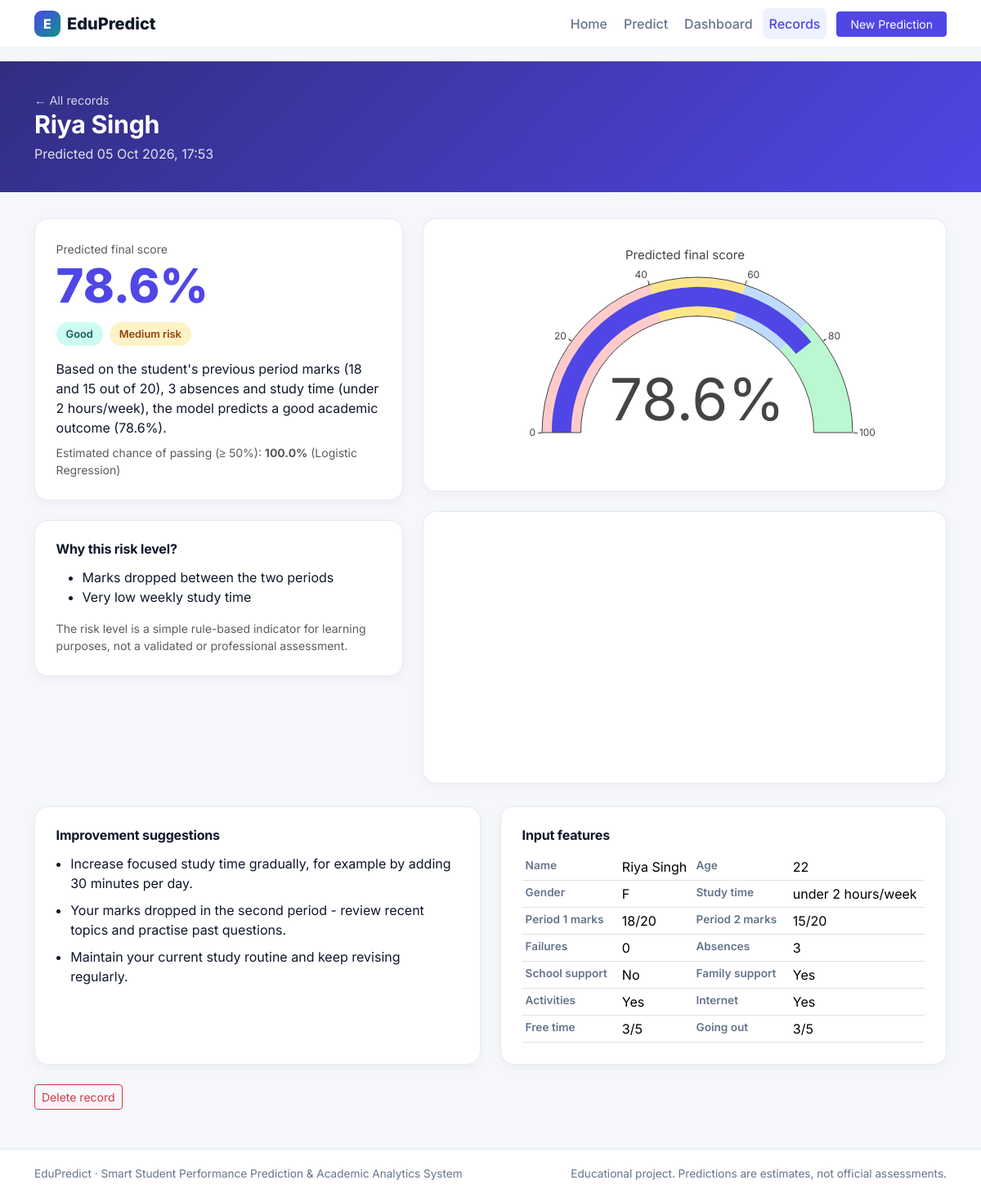
/students/2/, run on the app's committed database.
### predictor/models.py (models this page shows, shortened)
class PredictionRecord(models.Model):
    student_name = models.CharField(max_length=100)
    age = models.PositiveSmallIntegerField()
    sex = models.CharField(max_length=1)
    studytime = models.PositiveSmallIntegerField()
    failures = models.PositiveSmallIntegerField()
    absences = models.PositiveSmallIntegerField()
    g1 = models.PositiveSmallIntegerField()
    g2 = models.PositiveSmallIntegerField()
    schoolsup = models.CharField(max_length=3)
    famsup = models.CharField(max_length=3)
    activities = models.CharField(max_length=3)
    internet = models.CharField(max_length=3)
    freetime = models.PositiveSmallIntegerField()
    goout = models.PositiveSmallIntegerField()
    predicted_score = models.FloatField()                  # percentage
    category = models.CharField(max_length=30)
    risk_level = models.CharField(max_length=10)
    pass_probability = models.FloatField(null=True, blank=True)
    explanation = models.TextField(blank=True)
    created_at = models.DateTimeField(auto_now_add=True)
    class Meta:
        ordering = ["-created_at"]
    @property
    def inputs(self):
        return {f: getattr(self, f) for f in (
            "age", "sex", "studytime", "failures", "absences", "g1", "g2", "schoolsup",
            "famsup", "activities", "internet", "freetime", "goout")}

### predictor/views.py (the view)
# urls.py: path("students/<int:pk>/", views.student_detail, name="student_detail"),
def student_detail(request, pk):
    return render(request, "student_detail.html",
                  _detail_context(get_object_or_404(PredictionRecord, pk=pk)))

### ml/preprocessing.py (called while the page is built, shortened)
def load_and_clean(path=None):
    path = Path(path) if path else DATASET_PATH
    if not path.exists():
        raise DatasetError(f"Dataset file not found: {path}")

### predictor/analytics.py (called while the page is built)
def base_layout(title="", **extra):
    layout = {"title": {"text": title, "font": {"size": 15}},
              "margin": {"l": 45, "r": 15, "t": 45, "b": 45},
              "paper_bgcolor": "rgba(0,0,0,0)", "plot_bgcolor": "rgba(0,0,0,0)",
              "font": {"family": "Inter, sans-serif", "size": 12}}
    layout.update(extra)
    return layout

@lru_cache(maxsize=1)
def _dataset():
    return load_and_clean()

def class_average():
    df = _dataset()
    return {"g1": round(float(df["G1"].mean()) * 5, 1),
            "g2": round(float(df["G2"].mean()) * 5, 1),
            "g3": round(float(df[TARGET].mean()) * 5, 1)}

### templates/student_detail.html (shortened to what this page needs)
{% extends 'base.html' %}
{% block content %}
<section class="page-head"><div class="container">
  <a href="{% url 'students' %}" class="back-link">← All records</a>
  <h1>{{ record.student_name }}</h1><p>Predicted {{ record.created_at|date:"d M Y, H:i" }}</p>
</div></section>
<div class="container pb-5">
  {% include 'partials/detail_body.html' %}
  <form method="post" action="{% url 'student_delete' record.pk %}" class="mt-4" onsubmit="return confirm('Delete this record?');">
    {% csrf_token %}<button class="btn btn-outline-danger btn-sm">Delete record</button>
  </form>
</div>
{% endblock %}

### templates/base.html (shortened to what this page needs)
{% load static %}<!DOCTYPE html>
<html lang="en">
<head>
  <link href="https://cdn.jsdelivr.net/npm/bootstrap@5.3.3/dist/css/bootstrap.min.css" rel="stylesheet">
  <link href="{% static 'css/style.css' %}" rel="stylesheet">
</head>
<body>
<nav class="navbar navbar-expand-lg app-nav sticky-top">
  <div class="container">
    <a class="navbar-brand" href="{% url 'home' %}"><span class="brand-dot">E</span> EduPredict</a>
    <div class="collapse navbar-collapse" id="nav">
      <ul class="navbar-nav ms-auto align-items-lg-center gap-lg-1">
        <li class="nav-item"><a class="nav-link {% if request.resolver_match.url_name == 'home' %}active{% endif %}" href="{% url 'home' %}">Home</a></li>
        <li class="nav-item"><a class="nav-link {% if request.resolver_match.url_name == 'predict' %}active{% endif %}" href="{% url 'predict' %}">Predict</a></li>
        <li class="nav-item"><a class="nav-link {% if request.resolver_match.url_name == 'dashboard' %}active{% endif %}" href="{% url 'dashboard' %}">Dashboard</a></li>
        <li class="nav-item"><a class="nav-link {% if request.resolver_match.url_name == 'students' or request.resolver_match.url_name == 'student_detail' %}active{% endif %}" href="{% url 'students' %}">Records</a></li>
        <li class="nav-item ms-lg-2"><a class="btn btn-primary btn-sm px-3" href="{% url 'predict' %}">New Prediction</a></li>
      </ul>
    </div>
  </div>
</nav>
<main>
  {% block content %}{% endblock %}
</main>
<footer class="app-footer">
  <div class="container d-flex flex-column flex-md-row justify-content-between gap-2">
    <span>EduPredict · Smart Student Performance Prediction &amp; Academic Analytics System</span>
    <span>Educational project. Predictions are estimates, not official assessments.</span>
  </div>
</footer>
</body>
</html>

### templates/partials/detail_body.html (shortened to what this page needs)
<div class="row g-4">
  <div class="col-lg-5">
    <div class="result-card">
      <div class="text-muted small">Predicted final score</div>
      <div class="result-score">{{ record.predicted_score }}%</div>
      <div class="d-flex flex-wrap gap-2 mb-3">
        <span class="badge-soft cat-{{ record.category|slugify }}">{{ record.category }}</span>
        <span class="badge-soft risk-{{ record.risk_level|lower }}">{{ record.risk_level }} risk</span>
      </div>
      <p class="mb-2">{{ record.explanation }}</p>
      {% if record.pass_probability is not None %}
      <div class="small text-muted">Estimated chance of passing (≥ 50%): <strong>{{ record.pass_probability }}%</strong> (Logistic Regression)</div>
      {% endif %}
    </div>
    <div class="result-card mt-4">
      <h6>Why this risk level?</h6>
      {% if reasons %}<ul class="mb-0">{% for r in reasons %}<li>{{ r|capfirst }}</li>{% endfor %}</ul>
      {% else %}<p class="mb-0">No risk factors were triggered.</p>{% endif %}
      <p class="small text-muted mt-3 mb-0">The risk level is a simple rule-based indicator for learning purposes, not a validated or professional assessment.</p>
    </div>
  </div>
  <div class="col-lg-7">
    <div class="result-card"><div id="chart-gauge" class="chart"></div></div>
    <div class="result-card mt-4"><div id="chart-compare" class="chart"></div></div>
  </div>
</div>
<div class="row g-4 mt-1">
  <div class="col-lg-6">
    <div class="result-card h-100">
      <h6>Improvement suggestions</h6>
      <ul class="tips">{% for t in tips %}<li>{{ t }}</li>{% endfor %}</ul>
    </div>
  </div>
  <div class="col-lg-6">
    <div class="result-card h-100">
      <h6>Input features</h6>
      <table class="table table-sm mb-0">
        <tr><th>Name</th><td>{{ record.student_name }}</td><th>Age</th><td>{{ record.age }}</td></tr>
        <tr><th>Gender</th><td>{{ record.sex }}</td><th>Study time</th><td>{{ study_label }}</td></tr>
        <tr><th>Period 1 marks</th><td>{{ record.g1 }}/20</td><th>Period 2 marks</th><td>{{ record.g2 }}/20</td></tr>
        <tr><th>Failures</th><td>{{ record.failures }}</td><th>Absences</th><td>{{ record.absences }}</td></tr>
        <tr><th>School support</th><td>{{ record.schoolsup|capfirst }}</td><th>Family support</th><td>{{ record.famsup|capfirst }}</td></tr>
        <tr><th>Activities</th><td>{{ record.activities|capfirst }}</td><th>Internet</th><td>{{ record.internet|capfirst }}</td></tr>
        <tr><th>Free time</th><td>{{ record.freetime }}/5</td><th>Going out</th><td>{{ record.goout }}/5</td></tr>
      </table>
    </div>
  </div>
</div>

### static/css/style.css (style rules this page uses)
:root { --primary: #4f46e5; --primary-dark: #3730a3; --teal: #0d9488; --ink: #0f172a; --muted: #64748b; --bg: #f5f7fb; --card: #ffffff; --border: #e5e9f2; --radius: 16px; }
body { font-family: "Inter", system-ui, sans-serif; background: var(--bg); color: var(--ink); min-height: 100vh; display: flex; flex-direction: column; }
main { flex: 1; }
h1, h2, h3, h4, h5, h6 { font-weight: 700; letter-spacing: -.01em; }
a { color: var(--primary); }
.app-nav { background: rgba(255,255,255,.92); backdrop-filter: blur(8px); border-bottom: 1px solid var(--border); }
.navbar-brand { font-weight: 800; color: var(--ink) !important; display: flex; align-items: center; gap: .5rem; }
.brand-dot { background: linear-gradient(135deg, var(--primary), var(--teal)); color: #fff; width: 32px; height: 32px; border-radius: 9px; display: inline-flex; align-items: center; justify-content: center; font-size: 1rem; }
.app-nav .nav-link { color: var(--muted); font-weight: 500; border-radius: 8px; padding: .45rem .8rem; }
.app-nav .nav-link:hover, .app-nav .nav-link.active { color: var(--primary); background: #eef2ff; }
.btn-primary { background: var(--primary); border-color: var(--primary); }
.page-head { background: linear-gradient(135deg, #312e81, #4f46e5); color: #fff; padding: 2.2rem 0; margin-bottom: 2rem; }
.page-head h1 { font-size: 1.9rem; margin: 0; }
.page-head p { margin: .35rem 0 0; opacity: .85; }
.back-link { color: #fff; opacity: .8; text-decoration: none; font-size: .9rem; }
.form-card, .result-card, .table-card, .filter-bar { background: var(--card); border: 1px solid var(--border); border-radius: var(--radius); padding: 1.6rem; box-shadow: 0 4px 14px rgba(15,23,42,.04); }
.result-score { font-size: 3.6rem; font-weight: 800; color: var(--primary); line-height: 1.1; margin: .2rem 0 .8rem; }
.chart { min-height: 280px; width: 100%; }
.tips li { margin-bottom: .55rem; }
.tips { padding-left: 1.1rem; margin: 0; }
.result-card h6 { margin-bottom: .8rem; }
.table th { font-weight: 600; color: var(--muted); font-size: .85rem; }
.table-sm th { width: 24%; }
.badge-soft { display: inline-block; padding: .3rem .75rem; border-radius: 999px; font-size: .8rem; font-weight: 600; }
.cat-good { background: #ccfbf1; color: #115e59; }
.risk-medium { background: #fef3c7; color: #92400e; }
.app-footer { border-top: 1px solid var(--border); background: #fff; padding: 1.2rem 0; color: var(--muted); font-size: .85rem; }

### data on the page
PredictionRecord: student_name "Riya Singh", created_at "05 Oct 2026, 17:53", predicted_score "78.6", category "Good", risk_level "Medium", explanation "Based on the student's previous period marks (18 and 15 out of 20), 3 absences and study time (under 2 hours/week), the model predicts a good academic outcome (78.6%).", pass_probability "100.0", age "22", sex "F", g1 "18", g2 "15", failures "0", absences "3", schoolsup "No", famsup "Yes", activities "Yes", internet "Yes", freetime "3", goout "3"

### other printed values
{{ r|capfirst }} "Marks dropped between the two periods" "Very low weekly study time"
{{ t }} "Increase focused study time gradually, for example by adding 30 minutes per day." "Your marks dropped in the second period - review recent topics and practise past questions." "Maintain your current study routine and keep revising regularly."
{{ study_label }} "under 2 hours/week"
